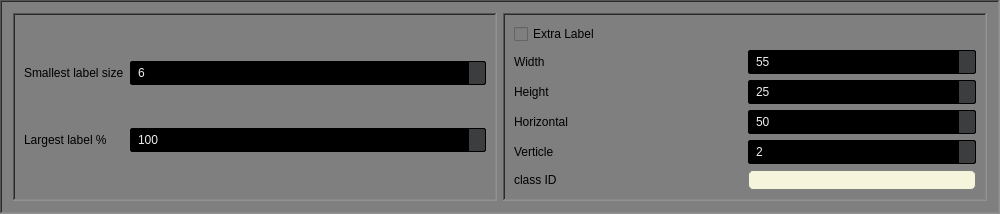
              <widget class="QFrame" name="stop">
               <property name="sizePolicy">
                <sizepolicy hsizetype="Preferred" vsizetype="Preferred">
                 <horstretch>0</horstretch>
                 <verstretch>0</verstretch>
                </sizepolicy>
               </property>
               <property name="minimumSize">
                <size>
                 <width>1000</width>
                 <height>0</height>
                </size>
               </property>
               <property name="styleSheet">
                <string notr="true">background-color: rgb(127, 127, 127);
</string>
               </property>
               <property name="frameShape">
                <enum>QFrame::WinPanel</enum>
               </property>
               <property name="frameShadow">
                <enum>QFrame::Sunken</enum>
               </property>
               <layout class="QGridLayout" name="gridLayout_7">
                <item row="1" column="1">
                 <widget class="QFrame" name="frame_2">
                  <property name="sizePolicy">
                   <sizepolicy hsizetype="MinimumExpanding" vsizetype="MinimumExpanding">
                    <horstretch>0</horstretch>
                    <verstretch>0</verstretch>
                   </sizepolicy>
                  </property>
                  <property name="frameShape">
                   <enum>QFrame::WinPanel</enum>
                  </property>
                  <property name="frameShadow">
                   <enum>QFrame::Sunken</enum>
                  </property>
                  <layout class="QGridLayout" name="gridLayout_2">
                   <item row="3" column="2">
                    <widget class="QSpinBox" name="head_horizontal">
                     <property name="sizePolicy">
                      <sizepolicy hsizetype="Expanding" vsizetype="Fixed">
                       <horstretch>0</horstretch>
                       <verstretch>0</verstretch>
                      </sizepolicy>
                     </property>
                     <property name="maximumSize">
                      <size>
                       <width>16777215</width>
                       <height>16777215</height>
                      </size>
                     </property>
                     <property name="styleSheet">
                      <string notr="true">QSpinBox, QDoubleSpinBox, QDateTimeEdit {
    background-color: rgb(0, 0, 0) /*bg_gen*/;
    color: rgb(238, 238, 238) /*txt*/;
    border: 1px solid #000;
    padding: 3px;
    padding-left: 5px;
    border-radius: 2px;
}

QDoubleSpinBox::up-button, QSpinBox::up-button, QDateTimeEdit::up-button {
    border-top-right-radius: 2px;
    background-color: rgb(59, 61, 62) /*bg_alt*/;
    width: 16px;
    border-width: 1px;
}

QDoubleSpinBox::up-button:hover, QSpinBox::up-button:hover, QDateTimeEdit::up-button:hover {
    background-color: orange;
}

QDoubleSpinBox::up-button:pressed, QSpinBox::up-button:pressed, QDateTimeEdit::up-button:pressed {
    background-color: red;
}

QDoubleSpinBox::up-arrow, QSpinBox::up-arrow, QDateTimeEdit::up-arrow {
    image: url(:/16x16/icons/16x16/up.gif);
    width: 7px;
    height: 7px;
}

QDoubleSpinBox::down-button, QSpinBox::down-button, QDateTimeEdit::down-button {
    border-bottom-right-radius: 2px;
    background-color: rgb(59, 61, 62) /*bg_alt*/;
    width: 16px;
    border-width: 1px;
}

QDoubleSpinBox::down-button:hover, QSpinBox::down-button:hover, QDateTimeEdit::down-button:hover {
    background-color: orange;
}

QDoubleSpinBox::down-button:pressed, QSpinBox::down-button:pressed, QDateTimeEdit::down-button:pressed {
    background-color: red;
}

QDoubleSpinBox::down-arrow, QSpinBox::down-arrow, QDateTimeEdit::down-arrow {
    image: url(:/16x16/icons/16x16/down.gif);
    width: 7px;
    height: 7px;
}</string>
                     </property>
                     <property name="minimum">
                      <number>-100</number>
                     </property>
                     <property name="maximum">
                      <number>100</number>
                     </property>
                     <property name="singleStep">
                      <number>1</number>
                     </property>
                     <property name="stepType">
                      <enum>QAbstractSpinBox::AdaptiveDecimalStepType</enum>
                     </property>
                     <property name="value">
                      <number>50</number>
                     </property>
                    </widget>
                   </item>
                   <item row="2" column="0">
                    <widget class="QLabel" name="label_38">
                     <property name="sizePolicy">
                      <sizepolicy hsizetype="Expanding" vsizetype="Preferred">
                       <horstretch>0</horstretch>
                       <verstretch>0</verstretch>
                      </sizepolicy>
                     </property>
                     <property name="text">
                      <string>Height</string>
                     </property>
                    </widget>
                   </item>
                   <item row="5" column="2">
                    <widget class="QLineEdit" name="class_id">
                     <property name="sizePolicy">
                      <sizepolicy hsizetype="Expanding" vsizetype="Fixed">
                       <horstretch>0</horstretch>
                       <verstretch>0</verstretch>
                      </sizepolicy>
                     </property>
                     <property name="styleSheet">
                      <string notr="true">QLineEdit {
    background-color: beige;
    border-radius: 5px;
    border: 1px solid grey;
    padding: 1px;
    color: black;
}

QLineEdit:hover {
    background-color: qlineargradient(spread:repeat, x1:1, y1:0, x2:1, y2:1, stop:0 orange, stop:1 red);
    color: black;
}</string>
                     </property>
                     <property name="text">
                      <string/>
                     </property>
                    </widget>
                   </item>
                   <item row="2" column="2">
                    <widget class="QSpinBox" name="head_height">
                     <property name="sizePolicy">
                      <sizepolicy hsizetype="Expanding" vsizetype="Fixed">
                       <horstretch>0</horstretch>
                       <verstretch>0</verstretch>
                      </sizepolicy>
                     </property>
                     <property name="maximumSize">
                      <size>
                       <width>16777215</width>
                       <height>16777215</height>
                      </size>
                     </property>
                     <property name="styleSheet">
                      <string notr="true">QSpinBox, QDoubleSpinBox, QDateTimeEdit {
    background-color: rgb(0, 0, 0) /*bg_gen*/;
    color: rgb(238, 238, 238) /*txt*/;
    border: 1px solid #000;
    padding: 3px;
    padding-left: 5px;
    border-radius: 2px;
}

QDoubleSpinBox::up-button, QSpinBox::up-button, QDateTimeEdit::up-button {
    border-top-right-radius: 2px;
    background-color: rgb(59, 61, 62) /*bg_alt*/;
    width: 16px;
    border-width: 1px;
}

QDoubleSpinBox::up-button:hover, QSpinBox::up-button:hover, QDateTimeEdit::up-button:hover {
    background-color: orange;
}

QDoubleSpinBox::up-button:pressed, QSpinBox::up-button:pressed, QDateTimeEdit::up-button:pressed {
    background-color: red;
}

QDoubleSpinBox::up-arrow, QSpinBox::up-arrow, QDateTimeEdit::up-arrow {
    image: url(:/16x16/icons/16x16/up.gif);
    width: 7px;
    height: 7px;
}

QDoubleSpinBox::down-button, QSpinBox::down-button, QDateTimeEdit::down-button {
    border-bottom-right-radius: 2px;
    background-color: rgb(59, 61, 62) /*bg_alt*/;
    width: 16px;
    border-width: 1px;
}

QDoubleSpinBox::down-button:hover, QSpinBox::down-button:hover, QDateTimeEdit::down-button:hover {
    background-color: orange;
}

QDoubleSpinBox::down-button:pressed, QSpinBox::down-button:pressed, QDateTimeEdit::down-button:pressed {
    background-color: red;
}

QDoubleSpinBox::down-arrow, QSpinBox::down-arrow, QDateTimeEdit::down-arrow {
    image: url(:/16x16/icons/16x16/down.gif);
    width: 7px;
    height: 7px;
}</string>
                     </property>
                     <property name="minimum">
                      <number>1</number>
                     </property>
                     <property name="maximum">
                      <number>200</number>
                     </property>
                     <property name="singleStep">
                      <number>1</number>
                     </property>
                     <property name="stepType">
                      <enum>QAbstractSpinBox::AdaptiveDecimalStepType</enum>
                     </property>
                     <property name="value">
                      <number>25</number>
                     </property>
                    </widget>
                   </item>
                   <item row="1" column="0">
                    <widget class="QLabel" name="label_8">
                     <property name="sizePolicy">
                      <sizepolicy hsizetype="Expanding" vsizetype="Preferred">
                       <horstretch>0</horstretch>
                       <verstretch>0</verstretch>
                      </sizepolicy>
                     </property>
                     <property name="text">
                      <string>Width</string>
                     </property>
                    </widget>
                   </item>
                   <item row="1" column="2">
                    <widget class="QSpinBox" name="head_width">
                     <property name="sizePolicy">
                      <sizepolicy hsizetype="Expanding" vsizetype="Fixed">
                       <horstretch>0</horstretch>
                       <verstretch>0</verstretch>
                      </sizepolicy>
                     </property>
                     <property name="maximumSize">
                      <size>
                       <width>16777215</width>
                       <height>16777215</height>
                      </size>
                     </property>
                     <property name="styleSheet">
                      <string notr="true">QSpinBox, QDoubleSpinBox, QDateTimeEdit {
    background-color: rgb(0, 0, 0) /*bg_gen*/;
    color: rgb(238, 238, 238) /*txt*/;
    border: 1px solid #000;
    padding: 3px;
    padding-left: 5px;
    border-radius: 2px;
}

QDoubleSpinBox::up-button, QSpinBox::up-button, QDateTimeEdit::up-button {
    border-top-right-radius: 2px;
    background-color: rgb(59, 61, 62) /*bg_alt*/;
    width: 16px;
    border-width: 1px;
}

QDoubleSpinBox::up-button:hover, QSpinBox::up-button:hover, QDateTimeEdit::up-button:hover {
    background-color: orange;
}

QDoubleSpinBox::up-button:pressed, QSpinBox::up-button:pressed, QDateTimeEdit::up-button:pressed {
    background-color: red;
}

QDoubleSpinBox::up-arrow, QSpinBox::up-arrow, QDateTimeEdit::up-arrow {
    image: url(:/16x16/icons/16x16/up.gif);
    width: 7px;
    height: 7px;
}

QDoubleSpinBox::down-button, QSpinBox::down-button, QDateTimeEdit::down-button {
    border-bottom-right-radius: 2px;
    background-color: rgb(59, 61, 62) /*bg_alt*/;
    width: 16px;
    border-width: 1px;
}

QDoubleSpinBox::down-button:hover, QSpinBox::down-button:hover, QDateTimeEdit::down-button:hover {
    background-color: orange;
}

QDoubleSpinBox::down-button:pressed, QSpinBox::down-button:pressed, QDateTimeEdit::down-button:pressed {
    background-color: red;
}

QDoubleSpinBox::down-arrow, QSpinBox::down-arrow, QDateTimeEdit::down-arrow {
    image: url(:/16x16/icons/16x16/down.gif);
    width: 7px;
    height: 7px;
}</string>
                     </property>
                     <property name="minimum">
                      <number>1</number>
                     </property>
                     <property name="maximum">
                      <number>200</number>
                     </property>
                     <property name="singleStep">
                      <number>1</number>
                     </property>
                     <property name="stepType">
                      <enum>QAbstractSpinBox::AdaptiveDecimalStepType</enum>
                     </property>
                     <property name="value">
                      <number>55</number>
                     </property>
                    </widget>
                   </item>
                   <item row="3" column="0">
                    <widget class="QLabel" name="label_39">
                     <property name="sizePolicy">
                      <sizepolicy hsizetype="Expanding" vsizetype="Preferred">
                       <horstretch>0</horstretch>
                       <verstretch>0</verstretch>
                      </sizepolicy>
                     </property>
                     <property name="text">
                      <string>Horizontal</string>
                     </property>
                    </widget>
                   </item>
                   <item row="5" column="0">
                    <widget class="QLabel" name="label_52">
                     <property name="sizePolicy">
                      <sizepolicy hsizetype="Expanding" vsizetype="Preferred">
                       <horstretch>0</horstretch>
                       <verstretch>0</verstretch>
                      </sizepolicy>
                     </property>
                     <property name="text">
                      <string>class ID</string>
                     </property>
                    </widget>
                   </item>
                   <item row="0" column="0">
                    <widget class="QCheckBox" name="heads_area">
                     <property name="sizePolicy">
                      <sizepolicy hsizetype="Expanding" vsizetype="Fixed">
                       <horstretch>0</horstretch>
                       <verstretch>0</verstretch>
                      </sizepolicy>
                     </property>
                     <property name="text">
                      <string>Extra Label</string>
                     </property>
                    </widget>
                   </item>
                   <item row="4" column="0">
                    <widget class="QLabel" name="label_40">
                     <property name="sizePolicy">
                      <sizepolicy hsizetype="Expanding" vsizetype="Preferred">
                       <horstretch>0</horstretch>
                       <verstretch>0</verstretch>
                      </sizepolicy>
                     </property>
                     <property name="text">
                      <string>Verticle</string>
                     </property>
                    </widget>
                   </item>
                   <item row="4" column="2">
                    <widget class="QSpinBox" name="head_verticle">
                     <property name="sizePolicy">
                      <sizepolicy hsizetype="Expanding" vsizetype="Fixed">
                       <horstretch>0</horstretch>
                       <verstretch>0</verstretch>
                      </sizepolicy>
                     </property>
                     <property name="maximumSize">
                      <size>
                       <width>16777215</width>
                       <height>16777215</height>
                      </size>
                     </property>
                     <property name="styleSheet">
                      <string notr="true">QSpinBox, QDoubleSpinBox, QDateTimeEdit {
    background-color: rgb(0, 0, 0) /*bg_gen*/;
    color: rgb(238, 238, 238) /*txt*/;
    border: 1px solid #000;
    padding: 3px;
    padding-left: 5px;
    border-radius: 2px;
}

QDoubleSpinBox::up-button, QSpinBox::up-button, QDateTimeEdit::up-button {
    border-top-right-radius: 2px;
    background-color: rgb(59, 61, 62) /*bg_alt*/;
    width: 16px;
    border-width: 1px;
}

QDoubleSpinBox::up-button:hover, QSpinBox::up-button:hover, QDateTimeEdit::up-button:hover {
    background-color: orange;
}

QDoubleSpinBox::up-button:pressed, QSpinBox::up-button:pressed, QDateTimeEdit::up-button:pressed {
    background-color: red;
}

QDoubleSpinBox::up-arrow, QSpinBox::up-arrow, QDateTimeEdit::up-arrow {
    image: url(:/16x16/icons/16x16/up.gif);
    width: 7px;
    height: 7px;
}

QDoubleSpinBox::down-button, QSpinBox::down-button, QDateTimeEdit::down-button {
    border-bottom-right-radius: 2px;
    background-color: rgb(59, 61, 62) /*bg_alt*/;
    width: 16px;
    border-width: 1px;
}

QDoubleSpinBox::down-button:hover, QSpinBox::down-button:hover, QDateTimeEdit::down-button:hover {
    background-color: orange;
}

QDoubleSpinBox::down-button:pressed, QSpinBox::down-button:pressed, QDateTimeEdit::down-button:pressed {
    background-color: red;
}

QDoubleSpinBox::down-arrow, QSpinBox::down-arrow, QDateTimeEdit::down-arrow {
    image: url(:/16x16/icons/16x16/down.gif);
    width: 7px;
    height: 7px;
}</string>
                     </property>
                     <property name="minimum">
                      <number>0</number>
                     </property>
                     <property name="maximum">
                      <number>100</number>
                     </property>
                     <property name="singleStep">
                      <number>1</number>
                     </property>
                     <property name="stepType">
                      <enum>QAbstractSpinBox::AdaptiveDecimalStepType</enum>
                     </property>
                     <property name="value">
                      <number>2</number>
                     </property>
                    </widget>
                   </item>
                  </layout>
                 </widget>
                </item>
                <item row="1" column="0">
                 <widget class="QFrame" name="frame_12">
                  <property name="sizePolicy">
                   <sizepolicy hsizetype="MinimumExpanding" vsizetype="MinimumExpanding">
                    <horstretch>0</horstretch>
                    <verstretch>0</verstretch>
                   </sizepolicy>
                  </property>
                  <property name="frameShape">
                   <enum>QFrame::WinPanel</enum>
                  </property>
                  <property name="frameShadow">
                   <enum>QFrame::Sunken</enum>
                  </property>
                  <layout class="QGridLayout" name="gridLayout_25">
                   <item row="2" column="1">
                    <widget class="QLabel" name="label_54">
                     <property name="sizePolicy">
                      <sizepolicy hsizetype="Preferred" vsizetype="Preferred">
                       <horstretch>0</horstretch>
                       <verstretch>0</verstretch>
                      </sizepolicy>
                     </property>
                     <property name="text">
                      <string>Largest label %</string>
                     </property>
                    </widget>
                   </item>
                   <item row="1" column="2">
                    <widget class="QSpinBox" name="box_size">
                     <property name="sizePolicy">
                      <sizepolicy hsizetype="Expanding" vsizetype="Fixed">
                       <horstretch>0</horstretch>
                       <verstretch>0</verstretch>
                      </sizepolicy>
                     </property>
                     <property name="styleSheet">
                      <string notr="true">QSpinBox, QDoubleSpinBox, QDateTimeEdit {
    background-color: rgb(0, 0, 0) /*bg_gen*/;
    color: rgb(238, 238, 238) /*txt*/;
    border: 1px solid #000;
    padding: 3px;
    padding-left: 5px;
    border-radius: 2px;
}

QDoubleSpinBox::up-button, QSpinBox::up-button, QDateTimeEdit::up-button {
    border-top-right-radius: 2px;
    background-color: rgb(59, 61, 62) /*bg_alt*/;
    width: 16px;
    border-width: 1px;
}

QDoubleSpinBox::up-button:hover, QSpinBox::up-button:hover, QDateTimeEdit::up-button:hover {
    background-color: orange;
}

QDoubleSpinBox::up-button:pressed, QSpinBox::up-button:pressed, QDateTimeEdit::up-button:pressed {
    background-color: red;
}

QDoubleSpinBox::up-arrow, QSpinBox::up-arrow, QDateTimeEdit::up-arrow {
    image: url(:/16x16/icons/16x16/up.gif);
    width: 7px;
    height: 7px;
}

QDoubleSpinBox::down-button, QSpinBox::down-button, QDateTimeEdit::down-button {
    border-bottom-right-radius: 2px;
    background-color: rgb(59, 61, 62) /*bg_alt*/;
    width: 16px;
    border-width: 1px;
}

QDoubleSpinBox::down-button:hover, QSpinBox::down-button:hover, QDateTimeEdit::down-button:hover {
    background-color: orange;
}

QDoubleSpinBox::down-button:pressed, QSpinBox::down-button:pressed, QDateTimeEdit::down-button:pressed {
    background-color: red;
}

QDoubleSpinBox::down-arrow, QSpinBox::down-arrow, QDateTimeEdit::down-arrow {
    image: url(:/16x16/icons/16x16/down.gif);
    width: 7px;
    height: 7px;
}</string>
                     </property>
                     <property name="minimum">
                      <number>6</number>
                     </property>
                     <property name="maximum">
                      <number>200</number>
                     </property>
                    </widget>
                   </item>
                   <item row="2" column="2">
                    <widget class="QSpinBox" name="max_label">
                     <property name="sizePolicy">
                      <sizepolicy hsizetype="Expanding" vsizetype="Fixed">
                       <horstretch>0</horstretch>
                       <verstretch>0</verstretch>
                      </sizepolicy>
                     </property>
                     <property name="maximumSize">
                      <size>
                       <width>16777215</width>
                       <height>16777215</height>
                      </size>
                     </property>
                     <property name="styleSheet">
                      <string notr="true">QSpinBox, QDoubleSpinBox, QDateTimeEdit {
    background-color: rgb(0, 0, 0) /*bg_gen*/;
    color: rgb(238, 238, 238) /*txt*/;
    border: 1px solid #000;
    padding: 3px;
    padding-left: 5px;
    border-radius: 2px;
}

QDoubleSpinBox::up-button, QSpinBox::up-button, QDateTimeEdit::up-button {
    border-top-right-radius: 2px;
    background-color: rgb(59, 61, 62) /*bg_alt*/;
    width: 16px;
    border-width: 1px;
}

QDoubleSpinBox::up-button:hover, QSpinBox::up-button:hover, QDateTimeEdit::up-button:hover {
    background-color: orange;
}

QDoubleSpinBox::up-button:pressed, QSpinBox::up-button:pressed, QDateTimeEdit::up-button:pressed {
    background-color: red;
}

QDoubleSpinBox::up-arrow, QSpinBox::up-arrow, QDateTimeEdit::up-arrow {
    image: url(:/16x16/icons/16x16/up.gif);
    width: 7px;
    height: 7px;
}

QDoubleSpinBox::down-button, QSpinBox::down-button, QDateTimeEdit::down-button {
    border-bottom-right-radius: 2px;
    background-color: rgb(59, 61, 62) /*bg_alt*/;
    width: 16px;
    border-width: 1px;
}

QDoubleSpinBox::down-button:hover, QSpinBox::down-button:hover, QDateTimeEdit::down-button:hover {
    background-color: orange;
}

QDoubleSpinBox::down-button:pressed, QSpinBox::down-button:pressed, QDateTimeEdit::down-button:pressed {
    background-color: red;
}

QDoubleSpinBox::down-arrow, QSpinBox::down-arrow, QDateTimeEdit::down-arrow {
    image: url(:/16x16/icons/16x16/down.gif);
    width: 7px;
    height: 7px;
}</string>
                     </property>
                     <property name="minimum">
                      <number>0</number>
                     </property>
                     <property name="maximum">
                      <number>100</number>
                     </property>
                     <property name="singleStep">
                      <number>10</number>
                     </property>
                     <property name="stepType">
                      <enum>QAbstractSpinBox::AdaptiveDecimalStepType</enum>
                     </property>
                     <property name="value">
                      <number>100</number>
                     </property>
                    </widget>
                   </item>
                   <item row="1" column="1">
                    <widget class="QLabel" name="label_53">
                     <property name="sizePolicy">
                      <sizepolicy hsizetype="Preferred" vsizetype="Preferred">
                       <horstretch>0</horstretch>
                       <verstretch>0</verstretch>
                      </sizepolicy>
                     </property>
                     <property name="text">
                      <string>Smallest label size</string>
                     </property>
                    </widget>
                   </item>
                  </layout>
                 </widget>
                </item>
               </layout>
              </widget>
